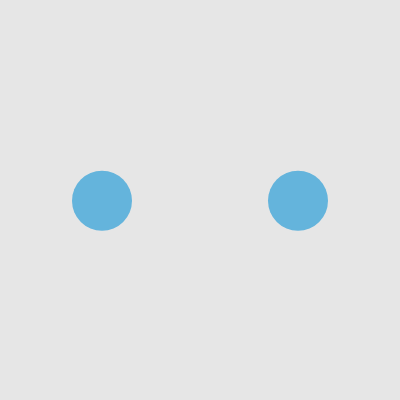
Frame 1 (no input)
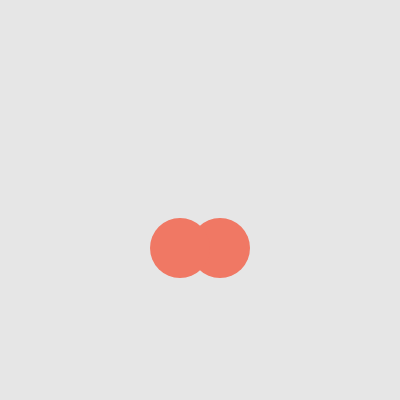
Frame 60 (no input)
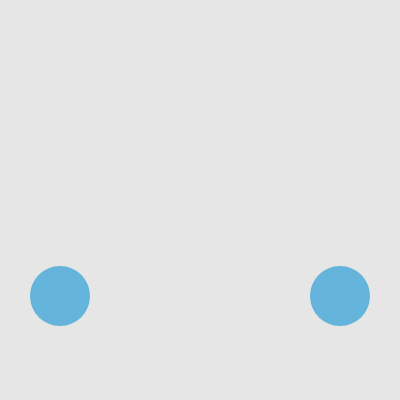
Frame 120 (the mouse pressed at the canvas centre since frame 60)

The p5.js sketch that drew these frames (run headless with seeded random() and noise() and a simulated clock; from frame 60 on, the mouse is pressed at the canvas centre):

// p5.js sketch
// ── sketch.js
// DM2008 — Activity 5a [Guided]
// Colliding Circles (30 min)
//
// A vector stores position and movement together — cleaner than separate x and y variables.
// Your job is to get two balls moving, then detect and respond to their collision.
//
// Suggested order:
// 1. Create two Ball objects in setup()
// 2. Check the distance between them in draw()
// 3. Trigger a visual response when they collide
// 4. Implement edge behaviour in move() — wrap or bounce, your choice
//
// Stretch: add a third ball, or make the collision response affect both balls.

let balls = [];

function setup() {
  createCanvas(400, 400);
  // Create two balls at different starting positions
  balls.push(new Ball(100, 200, 2, 0.8));
  balls.push(new Ball(300, 200, -2, 0.8));
}

function draw() {
  background(230);

  for (let ball of balls) {
    ball.move();
  }

  // Check collision between the two balls
  // dist() measures the distance between their centers
  // They overlap when that distance is less than the sum of their radii

  let d = dist(balls[0].pos.x, balls[0].pos.y, balls[1].pos.x, balls[1].pos.y);
  let colliding = d < balls[0].r + balls[1].r; // true when the balls overlap, false otherwise

  for (let ball of balls) {
    ball.show(colliding);
  }
}

class Ball {
  constructor(x, y, speedX, speedY) {
    // pos and vel are vectors — they store x and y together as one object
    this.pos = createVector(x, y);
    this.vel = createVector(speedX, speedY);
    this.r = 30;
  }

  move() {
    // Adding the velocity vector to position moves the ball each frame
    this.pos.add(this.vel);

    // Handle edges — could you make this bounce instead of wrap?
    if (this.pos.x < this.r || this.pos.x > width - this.r) {
      this.vel.x *= -1;
      this.pos.x = constrain(this.pos.x, this.r, width - this.r);
    }

    if (this.pos.y < this.r || this.pos.y > height - this.r) {
      this.vel.y *= -1;
      this.pos.y = constrain(this.pos.y, this.r, height - this.r);
    }
  }

  show(colliding) {
    // colliding is true or false — try using it in an if/else to change fill or size
    if (colliding) {
      fill(240, 120, 100);
    } else {
      fill(100, 180, 220);
    }

    noStroke();
    ellipse(this.pos.x, this.pos.y, this.r * 2);
  }
}
